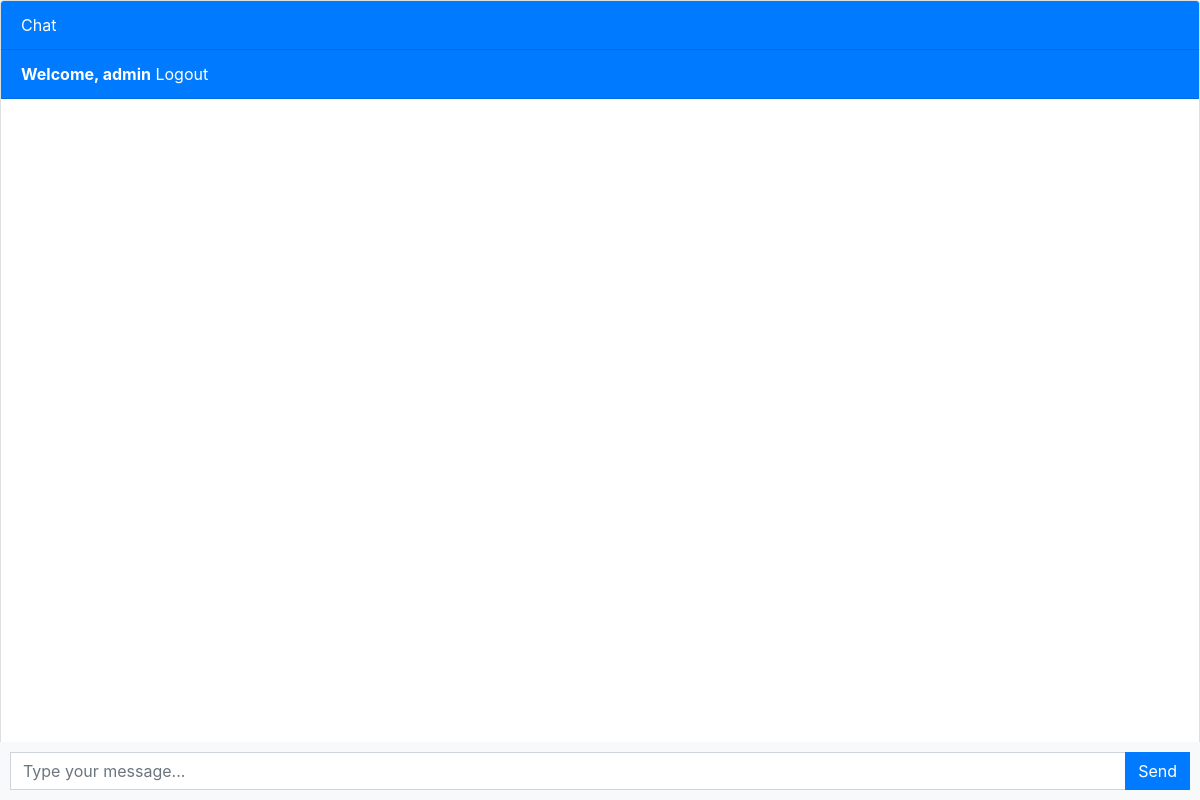
The page / (signed in) on the database as committed earlier.
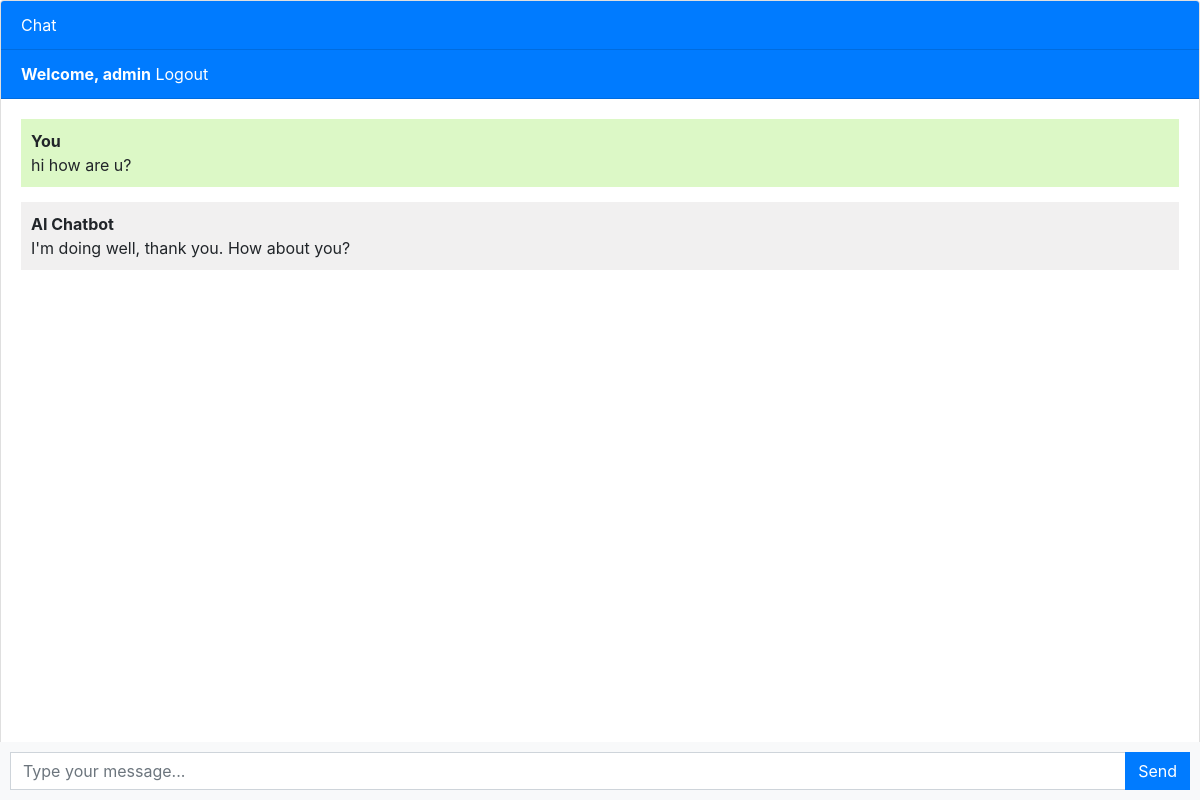
The same page on the database as committed later.
### chatbot/models.py (models this page shows, shortened)
class Chat(models.Model):
    user = models.ForeignKey(User, on_delete=models.CASCADE)
    message = models.TextField()
    response = models.TextField()
    created_at = models.DateTimeField(auto_now=True)

### chatbot/views.py (the view, shortened to what this page needs)
# urls.py: path('', views.chatbot, name='chatbot'),
def chatbot(request):
    chats = Chat.objects.filter(user=request.user)
    return render(request, 'chatbot.html', {'chats': chats})

### templates/chatbot.html (shortened to what this page needs)
{% extends 'base.html' %}
{% block content %}
<div class="chat-container">
  <div class="card flex-grow-1">
    <div class="card-header bg-primary text-white">Chat</div>
	{% if user.is_authenticated %}
	<div class="card-header bg-primary text-white"><b>Welcome, {{user.username}}</b>     <a style="color: white;" href="logout">Logout</a></div>
	{% else %}
    <div class="card-header bg-primary text-white"><a style="color: white;" href="login">Login</a>     <a style="color: white;" href="register">Register</a></div>
    {% endif %}
	<div class="card-body messages-box">
      <ul class="list-unstyled messages-list">
        {% for chat in chats %}
            {% if chat.user == request.user %}
                <li class="message sent">
                    <div class="message-text">
                    <div class="message-sender">
                        <b>You</b>
                    </div>
                    <div class="message-content">
                        {{chat.message}}
                    </div>
                    </div>
                </li>
                <li class="message received">
                    <div class="message-text">
                    <div class="message-sender">
                        <b>AI Chatbot</b>
                    </div>
                    <div class="message-content">
                        {{chat.response}}
                    </div>
                    </div>
                </li>
            {% endif %}
        {% endfor %}
      </ul>
    </div>
    <br><br>
    <br><br>
    <br><br>
  </div>
  <form class="message-form">
    <div class="input-group">
      <input type="text" class="form-control message-input" placeholder="Type your message...">
      <div class="input-group-append">
        <button type="submit" class="btn btn-primary btn-send">Send</button>
      </div>
    </div>
  </form>
</div>
{% endblock %}

Rows that differ between the two databases and show on the page:
added Chat: message "hi how are u?", response "I'm doing well, thank you. How about you?"
